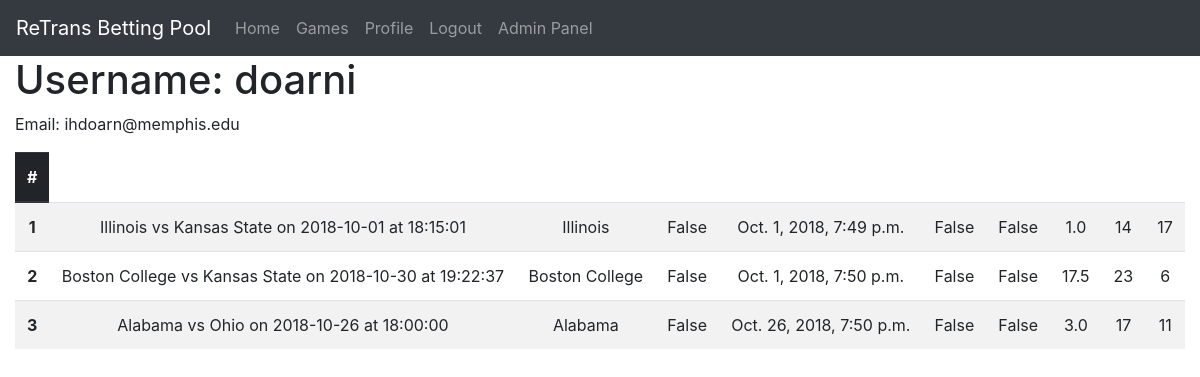
/accounts/profile/ (signed in), run on the app's committed database.
### pool/models.py (models this page shows, shortened)
class Bet(models.Model):
    user = models.ForeignKey(User, on_delete=models.CASCADE)
    game = models.ForeignKey(Game, on_delete=models.CASCADE)
    team = models.ForeignKey(Team, on_delete=models.CASCADE)
    is_high_risk = models.BooleanField()
    date_time = models.DateTimeField()
    has_paid_for_season = models.BooleanField(default=False)
    has_paid_for_week = models.BooleanField(default=False)

class Game(models.Model):
    favorite = models.ForeignKey(Team, on_delete=models.CASCADE, related_name='favorite')
    underdog = models.ForeignKey(Team, on_delete=models.CASCADE, related_name='underdog')
    home = models.ForeignKey(Team, on_delete=models.CASCADE, related_name='home')
    tv = models.CharField(max_length=12)
    date_time = models.DateTimeField()
    spread = models.FloatField()
    is_game_of_week = models.BooleanField(default=False)
    underdog_score = models.IntegerField(null=True, blank=True)
    favorite_score = models.IntegerField(null=True, blank=True)
    is_tie_breaker = models.BooleanField(default=False)
    def __str__(self):
        return "{} vs {} on {} at {}".format(
                self.favorite.name,    self.underdog.name,
                self.date_time.date(), self.date_time.time()
            )

class Team(models.Model):
    name = models.CharField(max_length=64)
    class Meta:
        ordering = ["name"]
    def __str__(self):
        return "{}".format(self.name)

### pool/views.py (the view)
# urls.py: path('accounts/profile/', pool_views.profile, name='profile'),
@login_required
def profile(request):
    return render(
        request, 'accounts/profile.html',
        {
            'bets': Bet.objects.filter(user=request.user).order_by('date_time')
        }
    )

### pool/templates/accounts/profile.html (shortened to what this page needs)
{% extends 'base.html' %}
{% block content %}
    <div class="container-fluid">
        <h1>Username: {{ user }}</h1>
        <p>Email: {{ user.email }}</p>
    </div>
    <div class="container-fluid text-center">
        <div >
            <table class="table table-striped">
            <thead class="thead-dark">
                <tr>
                    <th scope="col">#</th>
                </tr>
                </thead>
                <tbody>
                    {% for bet in bets %}
                        <tr>
                            <th scope="row">{{ forloop.counter }}</th>
                            <td>{{ bet.game }}</td>
                            <td>{{ bet.team }}</td>
                            <td>{{ bet.is_high_risk }}</td>
                            <td>{{ bet.date_time }}</td>
                            <td>{{ bet.has_paid_for_season }}</td>
                            <td>{{ bet.has_paid_for_week }}</td>
                            <td>{{ bet.game.spread }}</td>
                            <td>{{ bet.game.underdog_score }}</td>
                            <td>{{ bet.game.favorite_score }}</td>
                    	</tr>
                    {% endfor %}
                </tbody>
            </table>
        </div>
    </div>
{% endblock %}

### data on the page
Bet: game "Illinois vs Kansas State on 2018-10-01 at 18:15:01", team "Illinois", is_high_risk "False", date_time "Oct. 1, 2018, 7:49 p.m.", has_paid_for_season "False", has_paid_for_week "False", game.spread "1.0", game.underdog_score "14", game.favorite_score "17"
Bet: game "Boston College vs Kansas State on 2018-10-30 at 19:22:37", team "Boston College", is_high_risk "False", date_time "Oct. 1, 2018, 7:50 p.m.", has_paid_for_season "False", has_paid_for_week "False", game.spread "17.5", game.underdog_score "23", game.favorite_score "6"
Bet: game "Alabama vs Ohio on 2018-10-26 at 18:00:00", team "Alabama", is_high_risk "False", date_time "Oct. 26, 2018, 7:50 p.m.", has_paid_for_season "False", has_paid_for_week "False", game.spread "3.0", game.underdog_score "17", game.favorite_score "11"

### other printed values
{{ user }} "doarni"
{{ user.email }} "ihdoarn@memphis.edu"
